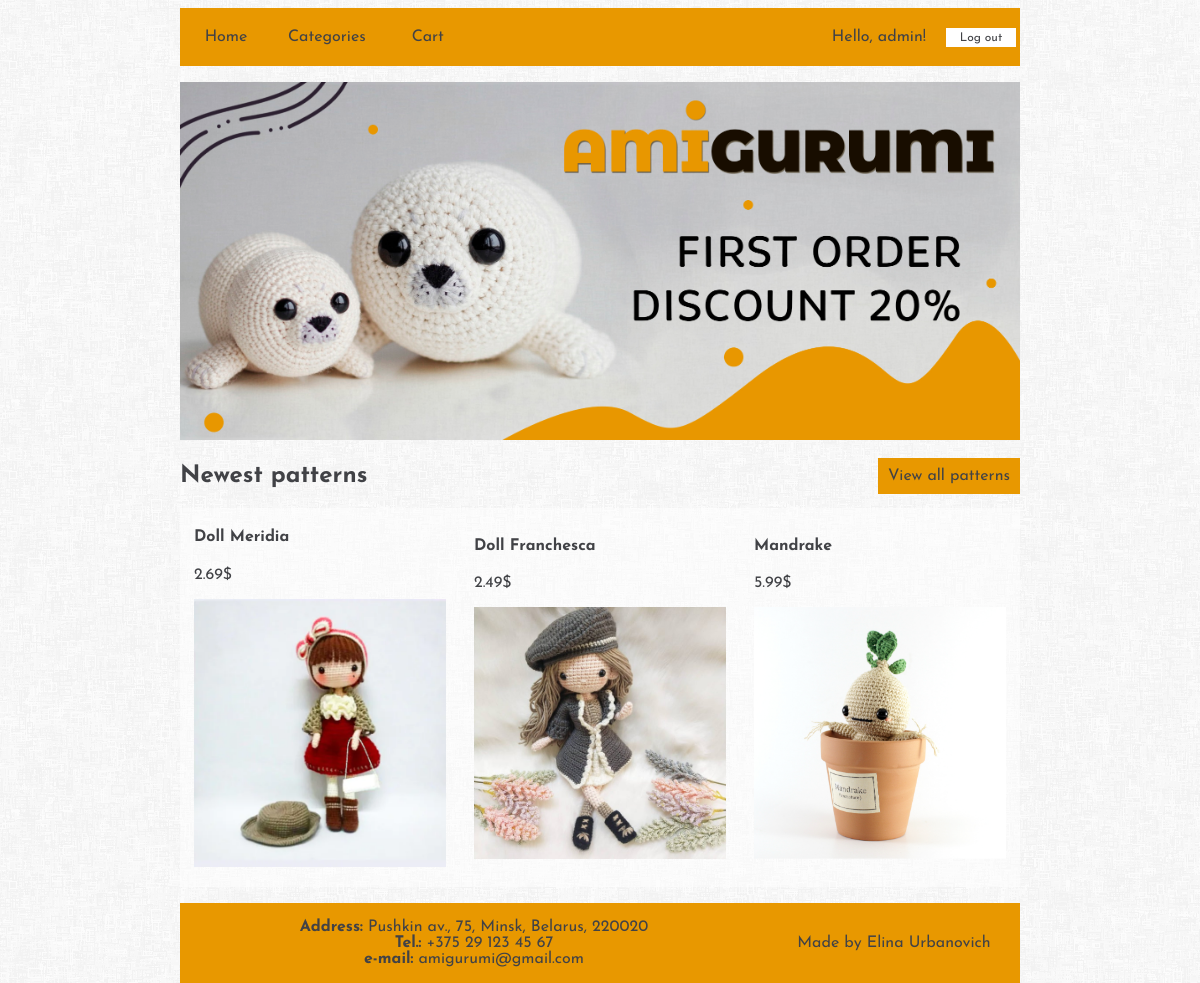
The app's page / (signed in) with its own data.
### ShopApp/models.py (models this page shows, shortened)
class Item(models.Model):
    category = models.ForeignKey(Category, on_delete=models.CASCADE)
    name = models.CharField(max_length=255, blank=False)
    description = models.TextField(blank=False)
    image = models.ImageField(upload_to='images/')
    price = models.DecimalField(max_digits=4, decimal_places=2)
    in_stock = models.BooleanField(default=True)
    added = models.DateTimeField(auto_now_add=True)

### ShopApp/views.py (the view)
# urls.py: 2. Add a URL to urlpatterns:  path('', views.home, name='home')
def home(request):
    items = Item.objects.all().order_by('-added')[:3]
    return render(request, 'home.html', {'items':items})

### ShopApp/views.py (called while the page is built)
def categories(request):
    return {'categories': Category.objects.all()}

### ShopApp/templates/home.html
{% extends 'base.html' %}
{% load static %}
{% block content %}
    <img width=100% src="{% static "ShopApp/images/banner1.jpg" %}">
    <div class="new_patterns">
        <h2>Newest patterns</h2>
        <a href="{% url 'all' %}">View all patterns</a>
    </div>
    <div class="patterns">
    {% for item in items %}
        <div>
            <a href="{% url 'item' item.id %}">
                <h4>{{ item.name }}</h4>
                <p>{{ item.price }}$<p>
                <img width=100% src={{ item.image.url }}>
            </a>
        </div>
    {% endfor %}
    </div>
{% endblock content %}

### ShopApp/templates/base.html (shortened to what this page needs)
{% load static %}
<!DOCTYPE html>
<html>
    <head>
        <link rel="stylesheet" href="{% static 'ShopApp/styles/styles.css' %}">
    </head>
    <body>
        <header>
            <div id="navigation_bar">
                <ul class="navbar">
                    <li>
                        <a href="{% url 'home' %}">Home</a>
                    </li>
                    <li class="dropdown">
                        <a href="{% url 'all' %}" class="dropbtn">Categories</a>
                    </li>
                    <li>
                        <a id ="cart" href="/cart">Cart</a>
                    </li>
                    <li class="navbar_login" style="float:right">
                        <div class="login">
                            {% if user.is_authenticated %}
                                <div>
                                    <a href="/profile">Hello, {{ user.get_username }}!</a>
                                </div>
                                <div class="logelem">
                                    <a href="{% url 'logout' %}?next=/home/">Log out</a>
                                </div>
                            {% endif %}
                        </div>
                    </li>
                </ul>
            </div>
        </header>
        <br>
        <div id="content">
            {% block content %}
            {% endblock content %}
        </div>
        <br>
        <div class="footer">
            <div id="left">
                <p>
                    <b>Address:</b> Pushkin av., 75, Minsk, Belarus, 220020
                    <br>
                    <b>Tel.:</b> +375 29 123 45 67
                    <br>
                    <b>e-mail:</b> amigurumi@gmail.com
                </p>
            </div>
            <div id="right">
                <p>Made by Elina Urbanovich</p>
            </div>
        </div>
    </body>
</html>

### ShopApp/static/ShopApp/styles/styles.css (style rules this page uses)
html { height: 100%; }
body { display: flex; flex-direction: column; height: 100%; }
header { flex: 0 0 auto; }
#content { flex: 1 0 auto; }
.footer { flex: 0 0 auto; }
body { font-family: 'Josefin Sans', sans-serif; color: #414246; margin-left: 15%; margin-right: 15%; background-image: url("/static/ShopApp/images/background34.png"); }
ul { list-style-type: none; margin: 0; padding: 0; overflow: hidden; background-color: #e89800; }
li { float: left; }
li a, .dropbtn { display: block; color: #414246; text-align: center; padding: 21px 16px; text-decoration: none; min-width: 60px; }
li.dropdown { display: inline-block; }
.new_patterns { display: flex; flex-wrap: nowrap; width: 100%; justify-content: space-between; align-items: center; }
.new_patterns h2 { float: left; width: 70%; text-align: left; }
.new_patterns a { background-color: #e89800; text-align: right; text-decoration: none; padding: 10px 10px; color: #414246; }
.patterns { display: flex; flex-wrap: wrap; width: 100%; justify-content: space-around; align-items: center; background-color: rgba(255, 255, 255, 0.5); }
.patterns div { width: 30%; }
.footer { position: relative; bottom: 0px; right: 0px; width: 100%; color: #414246; text-align: right; }
.login { display: flex; flex-wrap: nowrap; justify-content: flex-end; align-items: center; height: 58px; }
.logelem { display: inline-block; }
.logelem a:link, .logelem a:visited { background-color: white; color: #414246; border: 2px solid #e89700; padding: 3px 5px; padding-top: 4px; margin: 2px; text-align: center; text-decoration: none; font-size: 12px; }
.patterns a:link, .patterns a:visited { text-decoration: none; color: #414246; }
.footer { display: flex; flex-wrap: nowrap; align-items: center; background-color: #e89800; }
#left { width: 70%; display: inline-block; text-align: center; }
#right { width: 30%; display: inline-block; text-align: center; }

### records on screen
Item: name "Doll Meridia", price "2.69", image (picture)
Item: name "Doll Franchesca", price "2.49", image (picture)
Item: name "Mandrake", price "5.99", image (picture)

### other values on screen
{{ user.get_username }} "admin"
